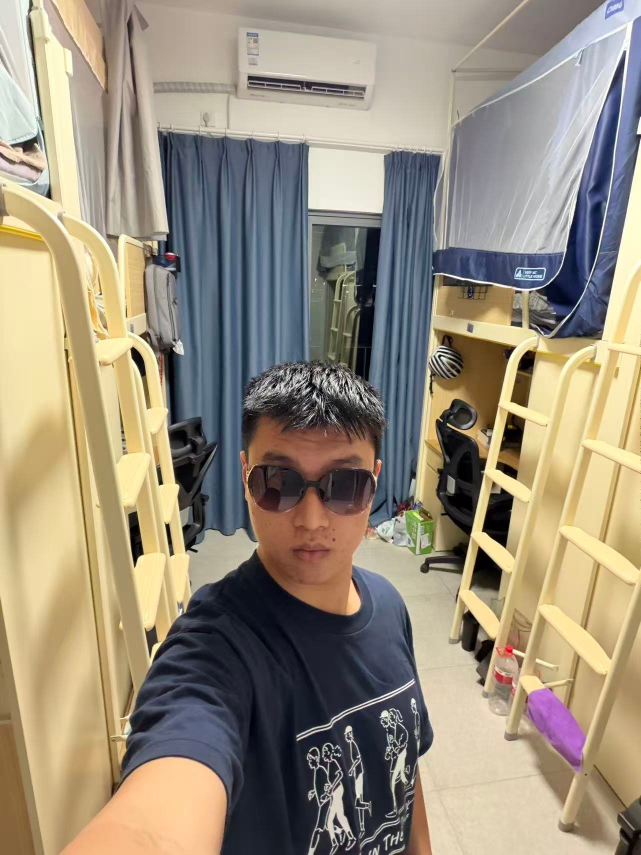
#> input picture assets/_face/lb2.jpg, 1282 x 1710 px (shown at 1/2 size)
$ python cutout.py
#> lines starting #> are read from the running program, lines starting #| are printed output that depends on the picture; after the words box and inside, x2 and y2 are one past the last pixel; in counts of white or black regions, pixels touching at a corner belong together
# -*- coding: utf-8 -*-
"""人像抠图 v3：轮廓约束 + 颜色分类

多边形只当「上限」用——真正决定谁是人物的是颜色：
  · 肤色：经典 RGB 规则
  · 头发：轮廓上部的暗像素
  · 衣服：轮廓下部的主色
三者取并集，且都不许超出多边形，最后补洞 + 羽化。
背景只要不在多边形里就不会被选中；而在多边形里、又不属于肤色/头发/衣服的，
就直接判成透明——这正好把多边形里混进来的背景挖掉。

用法：python tools/cutout.py
"""
import os
import numpy as np
from PIL import Image, ImageDraw, ImageFilter

ROOT = os.path.dirname(os.path.dirname(os.path.abspath(__file__)))
SRC = os.path.join(ROOT, "assets", "_face")
OUT = os.path.join(SRC, "_cut")
os.makedirs(OUT, exist_ok=True)

CHARACTERS = {
    "lb": {"file": "lb2.jpg", "poly": [
        (0.470, 0.418), (0.545, 0.415), (0.585, 0.445), (0.607, 0.500),
        (0.612, 0.560), (0.600, 0.615), (0.575, 0.665), (0.590, 0.700),
        (0.680, 0.745), (0.760, 0.800), (0.860, 0.870), (0.930, 0.960),
        (0.960, 1.000), (0.060, 1.000), (0.100, 0.930), (0.150, 0.860),
        (0.210, 0.795), (0.300, 0.740), (0.390, 0.700), (0.398, 0.665),
        (0.378, 0.615), (0.372, 0.560), (0.378, 0.500), (0.400, 0.445)]},
    "zq": {"file": "zq.jpg", "poly": [
        (0.258, 0.538), (0.310, 0.532), (0.338, 0.552), (0.348, 0.590),
        (0.346, 0.628), (0.330, 0.655), (0.332, 0.680), (0.380, 0.712),
        (0.420, 0.760), (0.445, 0.830), (0.462, 1.000), (0.128, 1.000),
        (0.148, 0.830), (0.172, 0.760), (0.205, 0.712), (0.248, 0.680),
        (0.248, 0.655), (0.232, 0.628), (0.228, 0.590), (0.238, 0.552)]},
    "cq": {"file": "cq1.jpg", "poly": [
        (0.500, 0.055), (0.660, 0.075), (0.760, 0.115), (0.800, 0.180),
        (0.822, 0.280), (0.818, 0.380), (0.790, 0.450), (0.740, 0.500),
        (0.700, 0.530), (0.760, 0.580), (0.850, 0.640), (0.930, 0.700),
        (0.985, 0.780), (1.000, 1.000), (0.000, 1.000), (0.010, 0.780),
        (0.060, 0.700), (0.140, 0.640), (0.240, 0.580), (0.320, 0.530),
        (0.300, 0.500), (0.268, 0.450), (0.258, 0.380), (0.262, 0.280),
        (0.290, 0.180), (0.360, 0.115), (0.430, 0.075)]},
}

TARGET_H = 760


def dilate(m, it=1):
    for _ in range(it):
        g = m.copy()
        g[1:, :] |= m[:-1, :]; g[:-1, :] |= m[1:, :]
        g[:, 1:] |= m[:, :-1]; g[:, :-1] |= m[:, 1:]
        m = g
    return m


def erode(m, it=1):
    return ~dilate(~m, it)


def close_holes(m, it=6):
    return erode(dilate(m, it), it)


def skin_mask(arr):
    r, g, b = arr[..., 0], arr[..., 1], arr[..., 2]
    mx = arr.max(axis=2); mn = arr.min(axis=2)
    return (r > 95) & (g > 40) & (b > 20) & ((mx - mn) > 15) & (abs(r - g) > 15) & (r > g) & (r > b)


for key, cfg in CHARACTERS.items():
    im = Image.open(os.path.join(SRC, cfg["file"])).convert("RGB")
#> im is the input picture: PIL image 1282x1710 RGB; mean R, G, B 153.3, 142.8, 124.6
    W = 640
    im = im.resize((W, int(im.height * W / im.width)), Image.LANCZOS)
#> im: PIL image 640x853 RGB
    w, h = im.size
#> w = 640; h = 853
    arr = np.asarray(im).astype(np.float32)

    poly = Image.new("L", (w, h), 0)
#> poly: PIL image 640x853 L; every value is 0
    ImageDraw.Draw(poly).polygon([(x * w, y * h) for x, y in cfg["poly"]], fill=255)
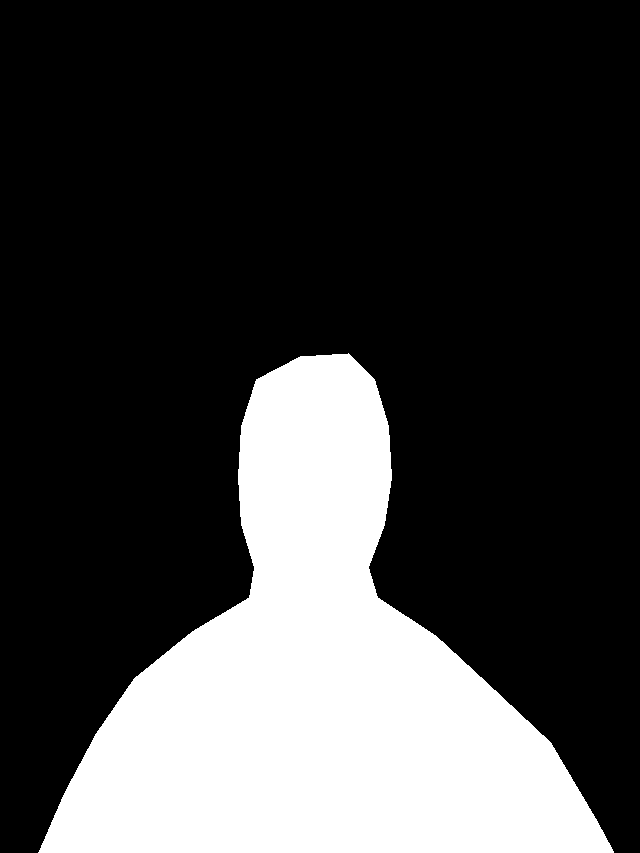
#> poly: PIL image 640x853 L; 24.9% white; 1 white region, box (x1, y1, x2, y2) and area: (38, 353, 614, 853) 135691
    pm = np.asarray(poly) > 128

    ys, xs = np.where(pm)
    y0, y1, x0, x1 = ys.min(), ys.max(), xs.min(), xs.max()
#> y0 = 353; y1 = 852; x0 = 38; x1 = 613

    # 上部 40% 当作头区，下部当作衣服区
    head_zone = pm.copy(); head_zone[int(y0 + (y1 - y0) * 0.45):, :] = False
#> after `head_zone[int(y0 + (y1 - y0) * 0.45):, :] = False`:
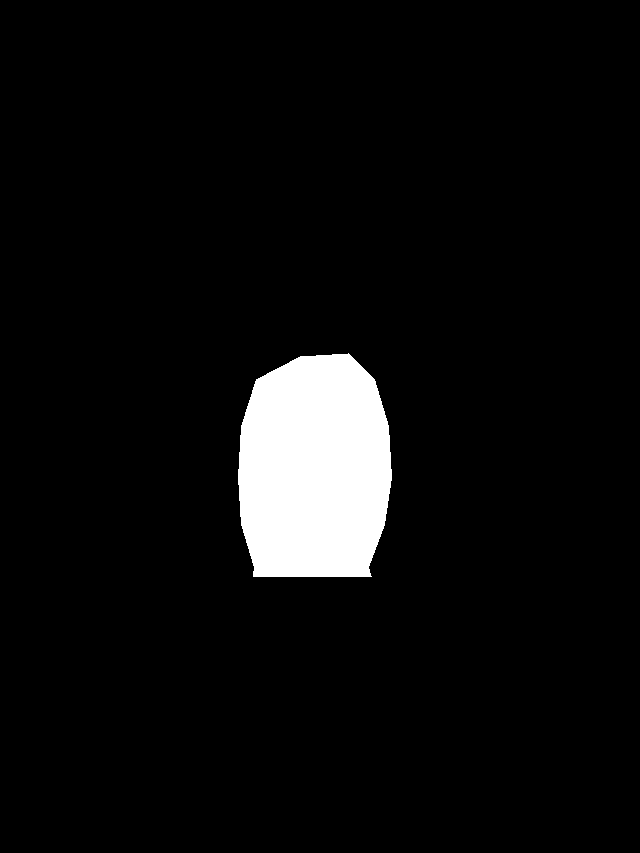
#> head_zone: shape (853, 640) bool; 5.4% white; 1 white region, box (x1, y1, x2, y2) and area: (238, 353, 392, 577) 29705
    body_zone = pm.copy(); body_zone[:int(y0 + (y1 - y0) * 0.42), :] = False
#> after `body_zone[:int(y0 + (y1 - y0) * 0.42), :] = False`: body_zone: shape (853, 640) bool; 19.7% white; 1 white region, box (x1, y1, x2, y2) and area: (38, 562, 614, 853) 107740

    # 头发：头区的暗像素
    v = arr.max(axis=2)
    hair = head_zone & (v < 110)
#> hair: shape (853, 640) bool; 2.5% white; 55 white regions (47 under 20 px), largest, box (x1, y1, x2, y2) and area: (240, 353, 388, 515) 12213, (251, 548, 293, 577) 530, (240, 460, 257, 541) 398
    # 肤色
    skin = skin_mask(arr) & dilate(pm, 2)
#> in skin_mask, `r, g, b = arr[..., 0], arr[..., 1], arr[..., 2]`:
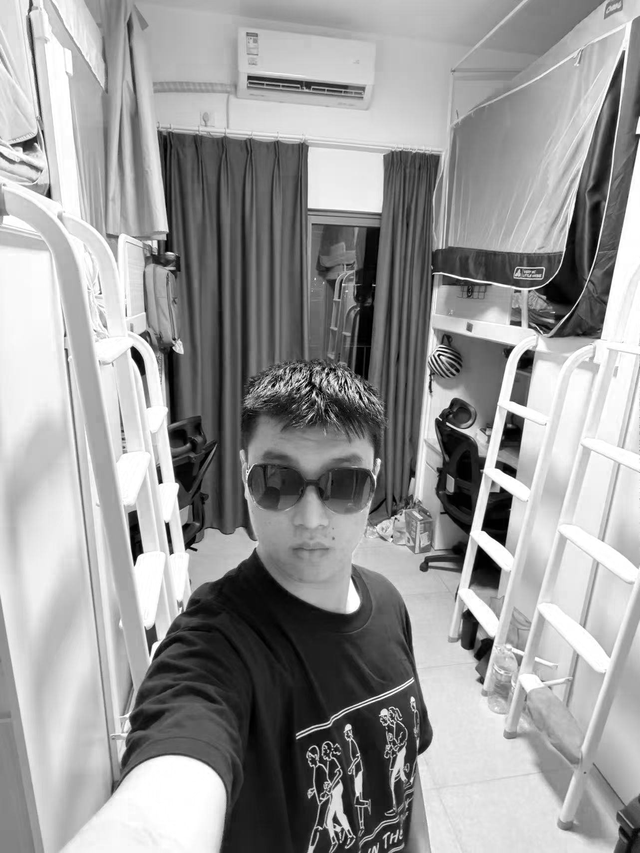
#> r: shape (853, 640) float32; min 0, max 255, mean 153.3
#> in skin_mask, `mn = arr.min(axis=2)`:
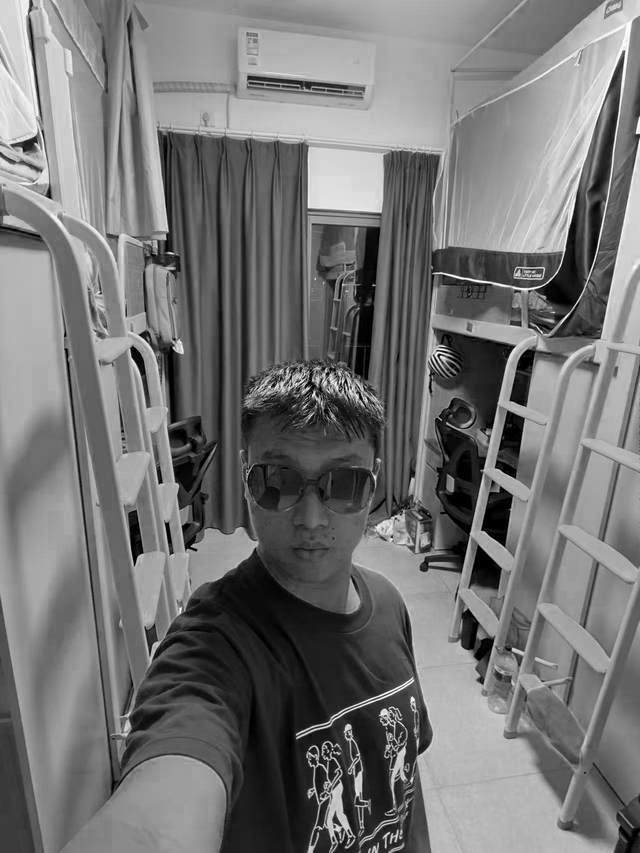
#> mn: shape (853, 640) float32; min 0, max 255, mean 116.8
#> in skin_mask, `return (r > 95) & (g > 40) & (b > 20) & ((mx - mn) > 15) & (abs(r - g)..`: returned value: shape (853, 640) bool; 38.8% white; 128 white regions (103 under 20 px), largest, box (x1, y1, x2, y2) and area: (0, 188, 227, 853) 97124, (409, 274, 640, 853) 81368, (240, 417, 382, 614) 15219
#> the loop in dilate, `for _ in range(it):` made 2 passes
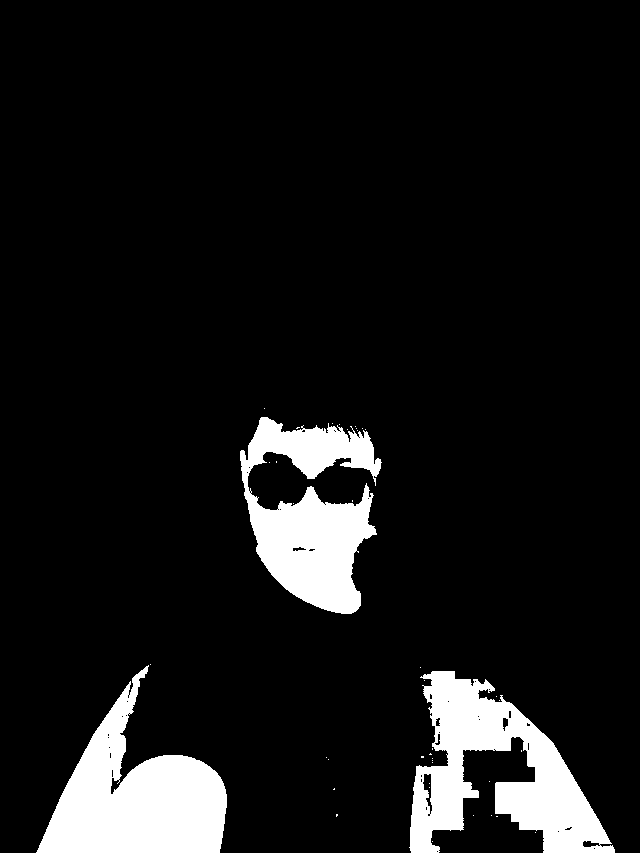
#> skin: shape (853, 640) bool; 9.1% white; 41 white regions (38 under 20 px), largest, box (x1, y1, x2, y2) and area: (36, 665, 227, 853) 17329, (409, 671, 615, 853) 17176, (240, 417, 382, 614) 15219
    # 衣服：衣服区里最常见的颜色
    body_px = arr[body_zone]
    if body_px.size:
        q = (body_px // 24).astype(np.int32)
        codes = q[:, 0] * 1000 + q[:, 1] * 40 + q[:, 2]
        vals, counts = np.unique(codes, return_counts=True)
#> vals = 167 values from 0 to 10410; counts = 167 values, max 17410 at index 142, min 1 at index 2, mean 645.1
        dom = vals[counts.argmax()]
#> dom = 9327
        target = body_px[codes == dom].mean(axis=0)
#> target = [225.9, 210, 182.1]
        d = np.sqrt(((arr - target) ** 2).sum(axis=2))
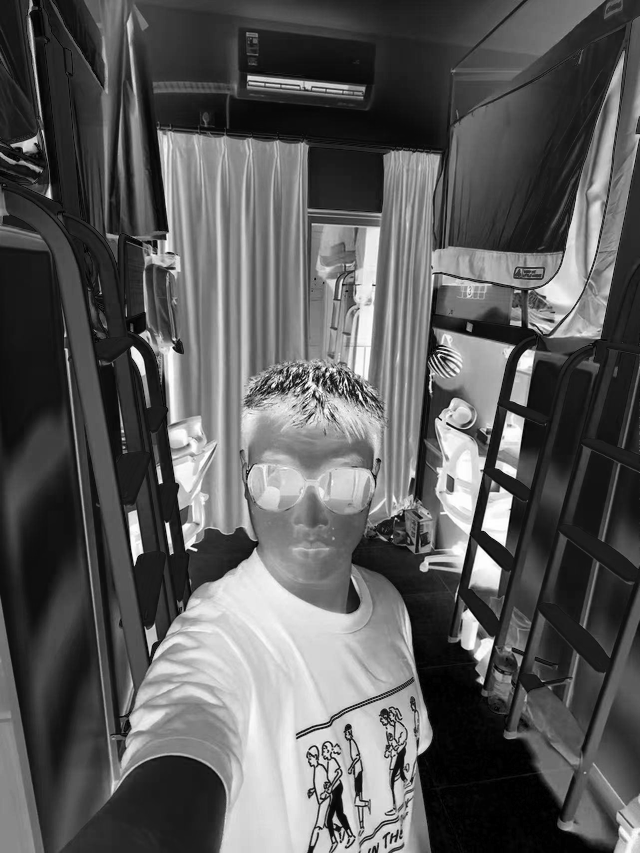
#> d: shape (853, 640) float32; min 0.138, max 358.1, mean 127.5; drawn with min black and max white
        cloth = body_zone & (d < 70)
#> cloth: shape (853, 640) bool; 6.5% white; 203 white regions (174 under 20 px), largest, box (x1, y1, x2, y2) and area: (410, 619, 614, 853) 21696, (72, 756, 225, 853) 10565, (324, 781, 353, 844) 603
    else:
        cloth = np.zeros_like(pm)

    person = (hair | skin | cloth) & dilate(pm, 1)
#> person: shape (853, 640) bool; 13.5% white; 215 white regions (190 under 20 px), largest, box (x1, y1, x2, y2) and area: (240, 353, 388, 614) 27404, (409, 619, 615, 853) 26517, (37, 666, 227, 853) 17212
    person = close_holes(person, 5)
#> after the loop in dilate (call 3), `for _ in range(it):`: g: shape (853, 640) bool; 17.5% white; 3 white regions, box (x1, y1, x2, y2) and area: (291, 614, 620, 853) 41450, (235, 348, 393, 619) 34050, (32, 659, 232, 853) 19804
#> after the loop in dilate (call 4), `for _ in range(it):`: g: shape (853, 640) bool; 85.3% white; 11 black regions (6 under 20 px), largest, box (x1, y1, x2, y2) and area: (240, 353, 388, 614) 30351, (296, 619, 615, 853) 29362, (37, 664, 227, 853) 17399, (307, 741, 357, 853) 2471, (344, 724, 368, 809) 615
    # 把多边形边缘 3px 内的像素还回去，避免边缘被啃掉
    person |= (pm & ~erode(pm, 3))
#> in erode (call 2), `return ~dilate(~m, it)`: returned value: shape (853, 640) bool; 24.2% white; 1 white region, box (x1, y1, x2, y2) and area: (41, 356, 611, 853) 132318
    person &= pm
#> person: shape (853, 640) bool; 14.9% white; 9 white regions (6 under 20 px), largest, box (x1, y1, x2, y2) and area: (38, 353, 614, 853) 78005, (307, 741, 357, 853) 2471, (344, 724, 368, 809) 615
    person = close_holes(person, 3)
#> in erode (call 3), `return ~dilate(~m, it)`: returned value: shape (853, 640) bool; 14.9% white; 9 white regions (6 under 20 px), largest, box (x1, y1, x2, y2) and area: (38, 353, 614, 853) 78200, (307, 741, 357, 853) 2471, (344, 724, 368, 809) 615
    person = erode(person, 1)
#> the loop in dilate (call 8), `for _ in range(it):` made 1 pass
#> pass 1, in dilate (call 8), `m = g`:
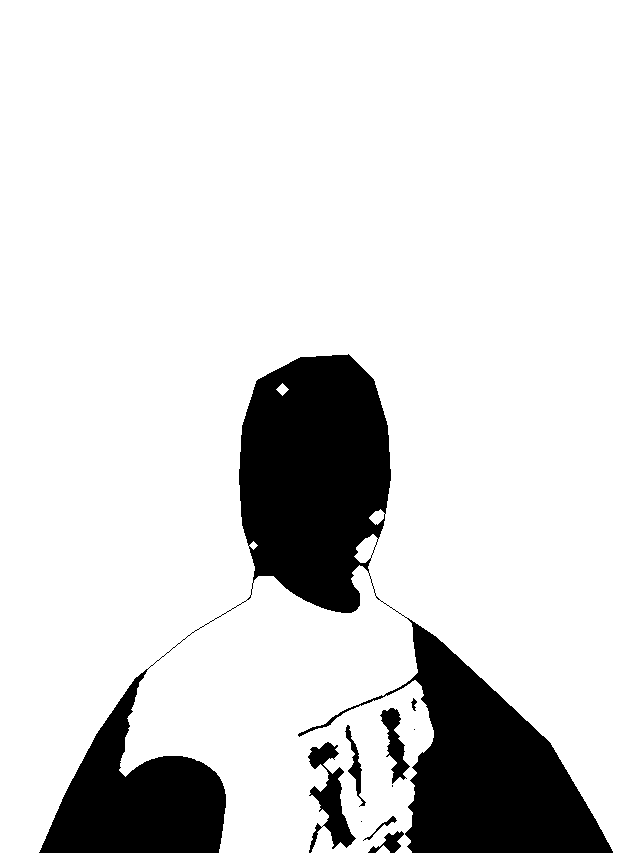
#> m: shape (853, 640) bool; 85.7% white; 10 black regions (3 under 20 px), largest, box (x1, y1, x2, y2) and area: (39, 354, 613, 853) 74000, (308, 742, 356, 853) 2085, (380, 708, 410, 784) 938

    alpha = Image.fromarray((person * 255).astype(np.uint8)).filter(ImageFilter.GaussianBlur(2.4))

    ys, xs = np.where(person)
    if len(ys) < 100:
        print(f"  ! {key} 选区过小，跳过")
        continue
    box = (max(0, xs.min() - 3), max(0, ys.min() - 3), min(w, xs.max() + 4), min(h, ys.max() + 4))
#> box = (36, 351, 616, 853)
    im2 = im.crop(box); a2 = alpha.crop(box)

    scale = TARGET_H / im2.height
#> scale = 1.51
    nw = max(1, int(im2.width * scale))
#> nw = 878
    im2 = im2.resize((nw, TARGET_H), Image.LANCZOS)
    a2 = a2.resize((nw, TARGET_H), Image.LANCZOS)

    out = im2.convert("RGBA"); out.putalpha(a2)
    out.save(os.path.join(OUT, key + ".png"))
    print(f"  {key}.png {out.width}x{out.height}  人物占比 {person.mean()*100:.1f}%")
#|   lb.png 878x760  人物占比 14.3%

keys = [k for k in CHARACTERS if os.path.exists(os.path.join(OUT, k + ".png"))]
imgs = [Image.open(os.path.join(OUT, k + ".png")) for k in keys]
Hh = 520
tiles = [im.resize((int(im.width * Hh / im.height), Hh), Image.LANCZOS) for im in imgs]
#> tiles = 3 items
Wd = sum(t.width for t in tiles) + 20 * (len(tiles) + 1)
#> Wd = 1579
sheet = Image.new("RGB", (Wd, Hh + 40), (34, 38, 44))
d = ImageDraw.Draw(sheet)
for y in range(0, Hh, 18):
    for x in range(0, Wd, 18):
        if (x // 18 + y // 18) % 2 == 0:
            d.rectangle((x, y, x + 17, y + 17), fill=(54, 60, 68))
x = 20
for t, k in zip(tiles, keys):
    sheet.paste(t, (x, 0), t); d.text((x + 4, Hh + 10), k, fill=(240, 240, 240)); x += t.width + 20
#> this loop made 3 passes
#> (k, x) on passes 1 to 3: ('lb', 640), ('zq', 1161), ('cq', 1579)
#> after the loop, x = 1579
sheet.save(os.path.join(SRC, "_cut_preview.png"))
print("预览：assets/_face/_cut_preview.png")
